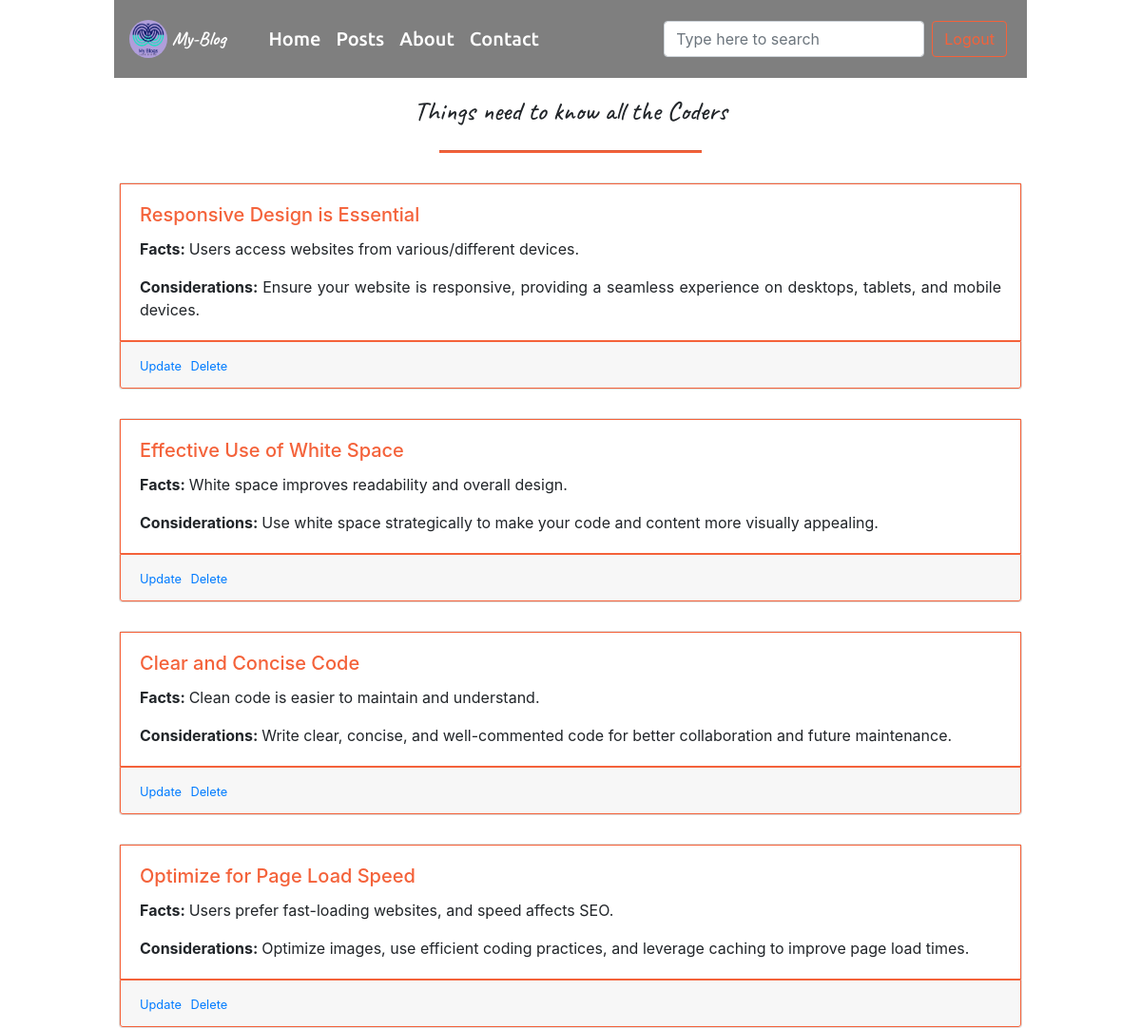
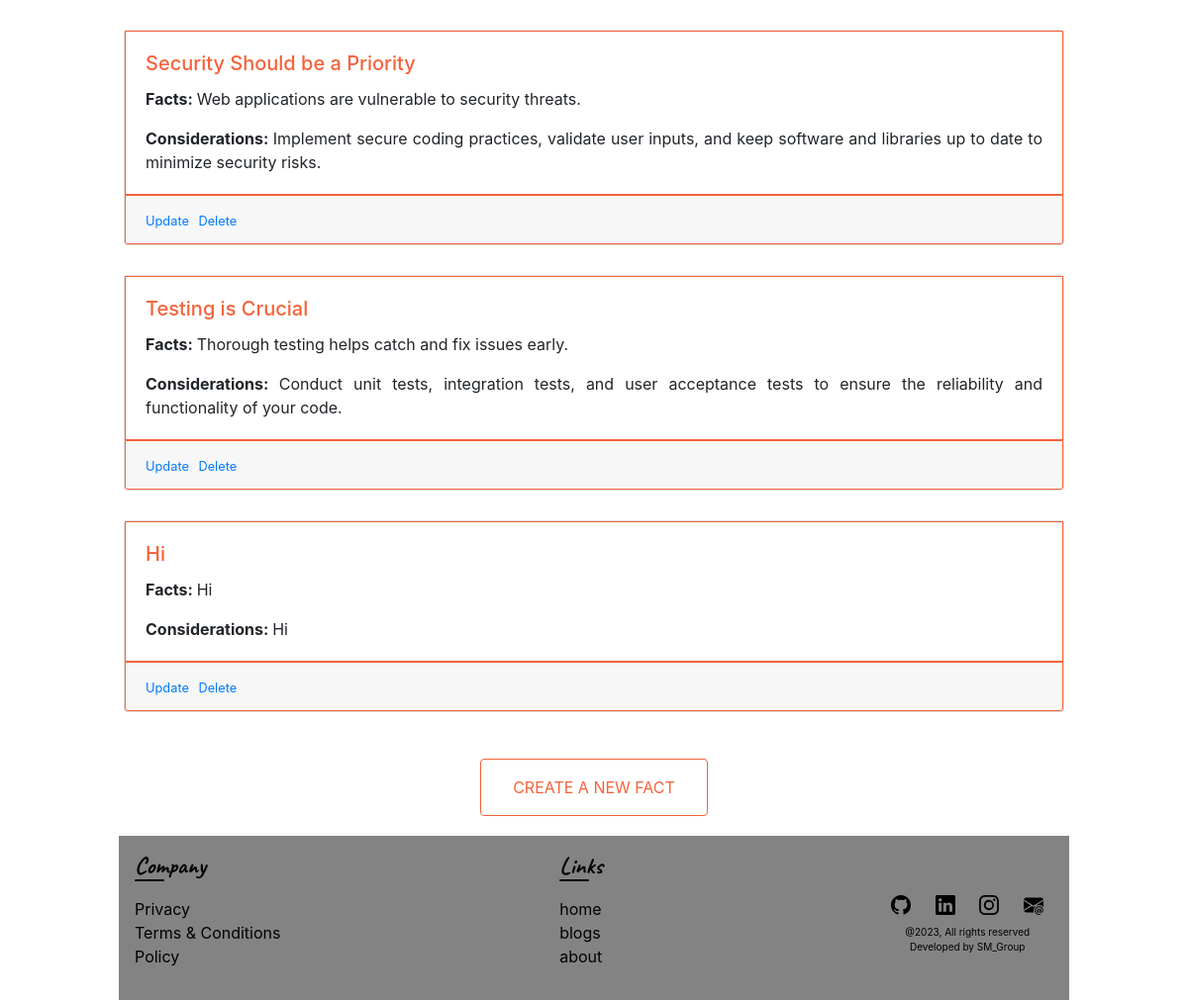
Page /facts-need-to-know/ (signed in) on the committed database (2 pictures, top to bottom).
### base/models.py (models this page shows, shortened)
class facts(models.Model):
    fact_title = models.CharField(max_length=100)
    fact_fact = models.TextField()
    fact_consideration = models.TextField()
    fact_created = models.DateTimeField(auto_now_add=True)

### base/views.py (the view)
# urls.py: path('facts-need-to-know/', views.allFacts, name="facts"),
@login_required(login_url='login')
def allFacts(request):
    all_facts = facts.objects.all()
    context = {
        'all_facts': all_facts,
    }
    return render(request, 'facts.html', context)

### templates/facts.html
{% extends "base.html" %}
{% block content %}
<section class="main-section">
    <div>
        <div class="main-heading">
            <h3>Things need to know all the Coders</h3>
            <hr>
        </div>
        {% for fact in all_facts %}
        <div class="home-card-facts">
            <div class="card-deck">
                <div class="card">
                    <div class="card-body">
                        <h5 class="card-title">{{fact.fact_title}}</h5>
                        <p class="card-text"><strong>Facts: </strong>{{fact.fact_fact}}</p>
                        <p class="card-text"><strong>Considerations: </strong>{{fact.fact_consideration}}</p>
                    </div>
                    {% if user.is_superuser %}
                    <div class="card-footer">
                        <small><a href="{% url 'updateFacts' fact.id %}">Update</a></small>
                        <small><a href="{% url 'deleteFacts' fact.id %}">Delete</a></small>
                    </div>
                    {% endif %}
                </div>
            </div>
        </div>
        {% endfor %}
    </div>
    {% if user.is_superuser %}
    <div class="main-btn">
        <a href="{% url 'createFacts' %}"><button type="button"
                class="btn btn-outline search-btn-color large-main-btn">Create a new fact</button></a>
    </div>
    {% endif %}
</section>
{% endblock %}

### static/css/style.css (style rules this page uses)
:root { --primary-font: 'ubuntu'; --secondary-font: 'poppins'; --cursive-font: 'caveat'; --orange-color: #f4623a; }
* { list-style-type: none; text-decoration: none !important; }
body { width: 80%; box-sizing: border-box; margin: 0 auto; }
hr { height: 2px; background-color: var(--orange-color); width: 30%; }
.search-btn-color { border-color: var(--orange-color); color: var(--orange-color); }
.main-heading { font-family: var(--cursive-font); display: flex; flex-direction: column; justify-content: center; align-items: center; font-weight: bold; }
.card { margin: 15px 0 !important; }
.card-body, .card-footer { border: 1px solid var(--orange-color); }
.card-footer small { margin-right: 5px; }
.card-body p { text-align: justify; }
.main-btn { display: flex; justify-content: center; }
.large-main-btn { margin-top: 2rem; padding: 1rem 2rem; text-transform: uppercase; }
.main-section { min-height: 100vh; padding: 20px; padding-top: 100px; }
.card-title, .card-title a { color: var(--orange-color) !important; transition: .3s; }

### rows in the picture
facts: fact_title "Responsive Design is Essential", fact_fact "Users access websites from various/different devices.", fact_consideration "Ensure your website is responsive, providing a seamless experience on desktops, tablets, and mobile devices."
facts: fact_title "Effective Use of White Space", fact_fact "White space improves readability and overall design.", fact_consideration "Use white space strategically to make your code and content more visually appealing."
facts: fact_title "Clear and Concise Code", fact_fact "Clean code is easier to maintain and understand.", fact_consideration "Write clear, concise, and well-commented code for better collaboration and future maintenance."
facts: fact_title "Optimize for Page Load Speed", fact_fact "Users prefer fast-loading websites, and speed affects SEO.", fact_consideration "Optimize images, use efficient coding practices, and leverage caching to improve page load times."
facts: fact_title "Security Should be a Priority", fact_fact "Web applications are vulnerable to security threats.", fact_consideration "Implement secure coding practices, validate user inputs, and keep software and libraries up to date to minimize security risks."
facts: fact_title "Testing is Crucial", fact_fact "Thorough testing helps catch and fix issues early.", fact_consideration "Conduct unit tests, integration tests, and user acceptance tests to ensure the reliability and functionality of your code."
facts: fact_title "Hi", fact_fact "Hi", fact_consideration "Hi"
